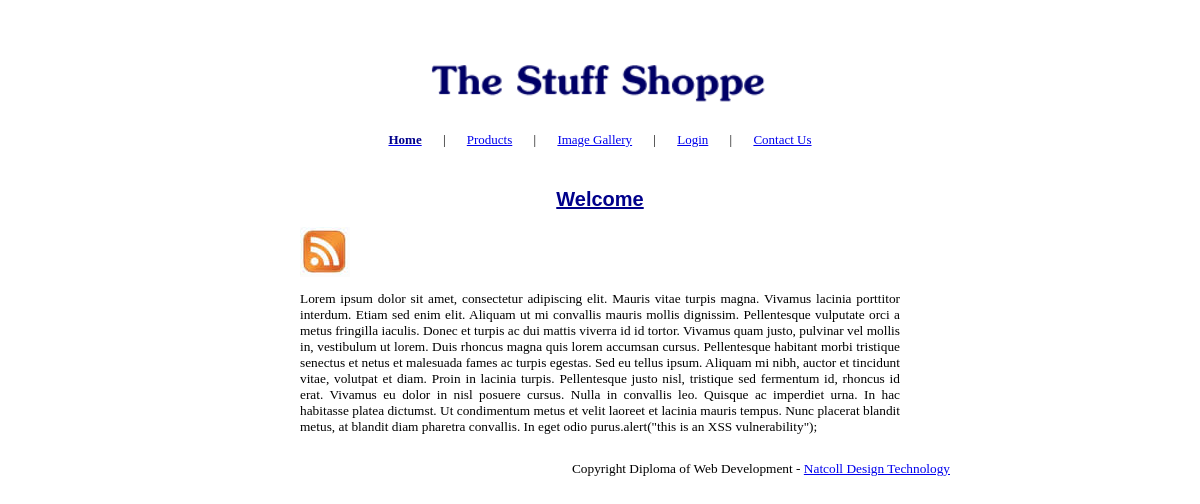
The page / on the database its author committed.
### tables this page shows
CREATE TABLE IF NOT EXISTS `pages` (
  `PgID` smallint(6) NOT NULL AUTO_INCREMENT,
  `PageID` varchar(15) NOT NULL,
  `PageTitle` varchar(40) NOT NULL,
  `PageHeading` varchar(30) NOT NULL,
  `PageKeywords` varchar(255) NOT NULL,
  `PageDescription` varchar(255) NOT NULL,
  `PageContent` text NOT NULL,
  PRIMARY KEY (`PgID`)
);

### classes/dbaseClass.php (called while the page is built, shortened)
<?php
class Dbase
{
	private $db;
	public function __construct()
	{
		try {
			$this->db = new mysqli(DBHOST, DBUSER, DBPASS, DBNAME);
		}
		catch(exception $e) {
			echo $e->getMessage();
		}
	}
	public function getPage($pageID)
	{
		$qry = "SELECT PageID, PageTitle, PageHeading, PageKeywords, PageDescription, PageContent FROM pages WHERE PageID = '$pageID'";
		$rs = $this->db->query($qry);
		if ($rs) {
			if ($rs->num_rows > 0) {
				$page = $rs->fetch_assoc();
				return $page;
			}
			else {
				die('Page not found');
			}
		}
		else {
			die ('Error executing query: '.$qry);
		}
	}
}
?>

### classes/viewClass.php (the view, shortened to what this page needs)
<?php
abstract class View
{
	protected $rs;
	public function __construct($rs)
	{
		$this->rs = $rs;
	}
	public function displayPage()
	{
		$html  = $this->displayHeader();
		$html .= $this->displayContent();
		$html .= $this->displayFooter();
		return $html;
	}
	protected function displayHeader()
	{
		$html  = $this->displayHtmlHeader();
		$html .= $this->displayBanner();
		$html .= $this->displayNavBar();
		return $html;
	}
	private function displayHtmlHeader()
	{
		$html = '<!DOCTYPE html PUBLIC "-//W3C//DTD XHTML 1.0 Transitional//EN" "http://www.w3.org/TR/xhtml1/DTD/xhtml1-transitional.dtd">'."\n";
		$html .= '<html xmlns="http://www.w3.org/1999/xhtml">'."\n";
		$html .= '<head>'."\n";
		$html .= '<meta http-equiv="Content-Type" content="text/html; charset=iso-8859-1" />'."\n";
		$html .= '<meta name="description" content="'.$this->rs['PageDescription'].'" />'."\n";
		$html .= '<meta name="keywords" content="'.$this->rs['PageKeywords'].'" />'."\n";
		$html .= '<link rel="stylesheet" href="css/style.css" />'."\n";
		$html .= '<title>'.$this->rs['PageTitle'].'</title>'."\n";
		$html .= '</head>'."\n";
		return $html;
	}
	private function displayBanner()
	{
		$html  = '<body>'."\n";
		$html .= '<div id="pgecnt">'."\n";
		$html .= '<div id="banner">'."\n";
		$html .= '<img src="assets/title.png" alt="TSS Banner" />'."\n";
		$html .= '</div>'."\n";
		return $html;
	}
	private function displayNavBar()
	{
		$pageArray = array('home','gallery', 'imageGallery','login','contact');
		$navArray  = array('Home', 'Products','Image Gallery','Login','Contact Us');
		$numLinks = count($navArray);
		$html = '<div id="nav">'."\n";
		$html .= '<ul>'."\n";
		if ($_GET['pageID']) {
			$pageID = $_GET['pageID'];
		}
		else {
			$pageID = 'home';
		}
		for ($i=0; $i<$numLinks; $i++) {
			$html .= '<li><a href="index.php?pageID='.$pageArray[$i].'" >';
			if ($pageID == $pageArray[$i]) {
				$html .= '<span id="activ">'.$navArray[$i].'</span></a></li>'."\n";
			}
			else {
				$html .= $navArray[$i].'</a></li>'."\n";
			}
			if ($i < $numLinks - 1) {
				$html .= '<li> | </li>'."\n";
			}
		}
		$html .= '</ul>'."\n";
		$html .= '</div>'."\n";
		return $html;
	}
	protected function displayFooter()
	{
		$html = '';
		$html .= '</div>'."\t".''."\n";
		$html .= '<div class="footer">'."\n";
		$html .= '<p>Copyright Diploma of Web Development - ';
		$html .= '<a href="http://www.natcoll.ac.nz">Natcoll Design Technology</a></p>'."\n";
		$html .= '</div>'."\n";
		$html .= '</body>'."\n";
		$html .= '</html>'."\n";
		return $html;
	}
}
?>

### classes/homeViewClass.php (shortened to what this page needs)
<?php
class HomeView extends View
{
	protected function displayContent()
	{
		$html = '<div class="hmecontent">'."\n";
		$html .= '<h2>'.$this->rs['PageHeading'].'</h2>'."\n";
		$html .= '<a href="index.php?pageID=rss"><img src="assets/rsslogo.jpg" alt="rss logo"/></a>'."\n";
		$html .= '<p>'.strip_tags($this->rs['PageContent']).'</p>'."\n";
		$html .= '</div>'."\n";
		return $html;
	}
}
?>

### css/style.css (style rules this page uses)
body { width:700px; margin:40px auto; font-family:tahoma; font-size:10pt; text-align:center; }
h2 { color:#00008B; text-align:center; text-decoration:underline; font-family: Arial; }
#banner img { width:60%; }
#nav { font-size:small; width: 600px; padding:7px 0px 0 50px; }
#nav li { display:inline; padding: 0 9px 0 9px; }
#nav ul { padding-left:0; }
#activ { font-weight:bold; color:#00008B; }
.hmecontent { padding: 10px 50px 0 50px; width: 600px; text-align: justify; }
.footer { clear:both; float:right; }

### rows shown on the page
pages: PageHeading "Welcome", PageContent "Lorem ipsum dolor sit amet, consectetur adipiscing elit. Mauris vitae turpis magna. Vivamus lacinia porttitor interdum. Etiam sed enim elit. Aliquam ut mi convallis mauris mollis dignissim. Pellentesque vulputate orci a metus fringilla iaculis. Donec et turpis ac dui mattis viverra id id tortor. Vivamus quam justo, pulvinar vel mollis in, vestibulum ut lorem. Duis rhoncus magna quis lorem accumsan cursus. Pellentesque habitant morbi tristique senectus et netus et malesuada fames ac turpis egestas. Sed eu tellus ipsum. Aliquam mi nibh, auctor et tincidunt vitae, volutpat et diam. Proin in lacinia turpis. Pellentesque justo nisl, tristique sed fermentum id, rhoncus id erat. Vivamus eu dolor…"

### other values the page prints
$navArray[$i] "Home"
$navArray[$i] "Products"
$navArray[$i] "Image Gallery"
$navArray[$i] "Login"
$navArray[$i] "Contact Us"
